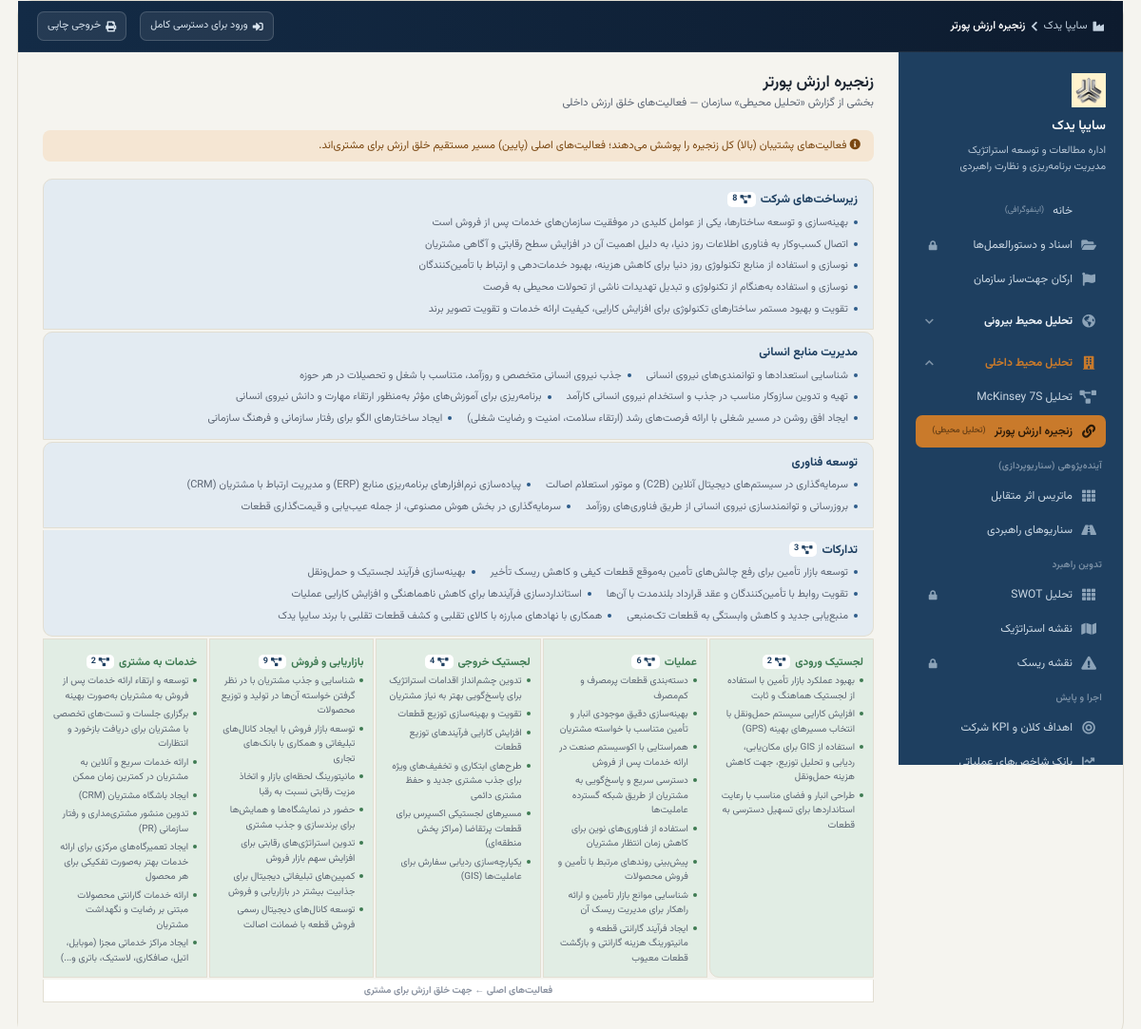
Screenshot of /value-chain/ with the database file from the repository.
### strategic/models.py (models this page shows, shortened)
class ValueChainActivity(models.Model):
    ACTIVITY_CHOICES = [
        ("infra", "زیرساخت‌های شرکت"),
        ("hr", "مدیریت منابع انسانی"),
        ("tech", "توسعه فناوری"),
        ("procurement", "تدارکات"),
        ("inbound", "لجستیک ورودی"),
        ("operations", "عملیات"),
        ("outbound", "لجستیک خروجی"),
        ("marketing", "بازاریابی و فروش"),
        ("service", "خدمات به مشتری"),
    ]
    ACTIVITY_TYPE = {
        "infra": "support", "hr": "support", "tech": "support", "procurement": "support",
        "inbound": "primary", "operations": "primary", "outbound": "primary",
        "marketing": "primary", "service": "primary",
    }
    activity = models.CharField(max_length=20, choices=ACTIVITY_CHOICES, unique=True, verbose_name="فعالیت")
    content = models.TextField(blank=True, verbose_name="اقدامات/محتوا (هر خط یک مورد)")
    updated_at = models.DateTimeField(auto_now=True)
    class Meta:
        verbose_name = "فعالیت زنجیره ارزش پورتر"
        verbose_name_plural = "زنجیره ارزش پورتر"
    @property
    def activity_type(self):
        return self.ACTIVITY_TYPE.get(self.activity, "primary")
    @property
    def content_list(self):
        return [c.strip() for c in self.content.splitlines() if c.strip()]

### strategic/views.py (the view, shortened to what this page needs)
# urls.py: path("value-chain/", views.value_chain, name="value_chain"),
def value_chain(request):
    for key, _ in ValueChainActivity.ACTIVITY_CHOICES:
        ValueChainActivity.objects.get_or_create(activity=key)
    activities = list(ValueChainActivity.objects.all().prefetch_related("swot_items__business_unit"))
    swot_code_map = _swot_code_map()
    for a in activities:
        for si in a.swot_items.all():
            si.swot_code = swot_code_map.get(si.pk, "")
    order = list(dict(ValueChainActivity.ACTIVITY_CHOICES).keys())
    activities.sort(key=lambda a: order.index(a.activity))
    primary = [a for a in activities if a.activity_type == "primary"]
    support = [a for a in activities if a.activity_type == "support"]
    return render(request, "strategic/value_chain.html", {
        "active_page": "value_chain", "primary": primary, "support": support, "form": ValueChainActivityForm(),
    })

### strategic/jalali_utils.py (called while the page is built)
def jalali_today_str():
    latin = jdatetime.date.today().strftime("%Y/%m/%d")
    return "".join(PERSIAN_DIGITS[int(ch)] if ch.isdigit() else ch for ch in latin)

### strategic/templatetags/jalali_tags.py (called while the page is built)
@register.simple_tag
def jalali_now():
    return jalali_today_str()

### strategic/views.py (called while the page is built)
def _swot_code_map():
    code_map, counters = {}, {}
    items = SWOTItem.objects.all().order_by("business_unit_id", "category", "-weight", "created_at")
    for si in items:
        key = (si.business_unit_id, si.category)
        counters[key] = counters.get(key, 0) + 1
        code_map[si.pk] = f"{si.category.upper()}{counters[key]}"
    return code_map

### templates/strategic/value_chain.html (shortened to what this page needs)
{% extends "strategic/base.html" %}
{% load static %}
{% block crumb %}زنجیره ارزش پورتر{% endblock %}
{% block content %}
<div class="topbar">
  <div><h1>زنجیره ارزش پورتر</h1><div class="sub">بخشی از گزارش «تحلیل محیطی» سازمان — فعالیت‌های خلق ارزش داخلی</div></div>
</div>
<div class="vc-note"><i class="fa-solid fa-circle-info"></i> فعالیت‌های پشتیبان (بالا) کل زنجیره را پوشش می‌دهند؛ فعالیت‌های اصلی (پایین) مسیر مستقیم خلق ارزش برای مشتری‌اند.</div>
<div class="vc-support">
  {% for a in support %}
  <div class="vc-band">
    <div class="b-head">
      <span class="b-title">{{ a.get_activity_display }}{% if a.swot_items.all %}<span class="used-badge" title="{% for si in a.swot_items.all %}● {{ si.business_unit.name }} — {{ si.swot_code }} ({{ si.get_category_display }}): {{ si.text }}{% if not forloop.last %}&#10;{% endif %}{% endfor %}"><i class="fa-solid fa-diagram-project"></i> {{ a.swot_items.all|length }}</span>{% endif %}</span>
    </div>
    <ul>{% for c in a.content_list %}<li>{{ c }}</li>{% empty %}<li style="opacity:.6;">ثبت نشده</li>{% endfor %}</ul>
  </div>
  {% endfor %}
</div>
<div class="vc-primary">
  {% for a in primary %}
  <div class="vc-p-card">
    <div class="b-head" style="justify-content:center;position:relative;">
      <span class="b-title">{{ a.get_activity_display }}{% if a.swot_items.all %}<span class="used-badge" title="{% for si in a.swot_items.all %}● {{ si.business_unit.name }} — {{ si.swot_code }} ({{ si.get_category_display }}): {{ si.text }}{% if not forloop.last %}&#10;{% endif %}{% endfor %}"><i class="fa-solid fa-diagram-project"></i> {{ a.swot_items.all|length }}</span>{% endif %}</span>
    </div>
    <ul>{% for c in a.content_list %}<li>{{ c }}</li>{% empty %}<li style="opacity:.6;">ثبت نشده</li>{% endfor %}</ul>
  </div>
  {% endfor %}
  <div class="vc-arrow">فعالیت‌های اصلی ← جهت خلق ارزش برای مشتری</div>
</div>
{% endblock %}

### static/css/strategic.css (style rules this page uses)
:root { --bg:#F5F4EF; --surface:#FFFFFF; --ink:#1B2430; --ink-soft:#5B6472; --ink-faint:#8B93A1; --primary:#2E5C8A; --primary-dark:#1E3F60; --primary-soft:#E3EBF2; --accent:#C97A2B; --accent-soft:#F5E6D3; --success:#3E7A52; --success-soft:#E1EDE4; --danger:#B0413E; --danger-soft:#FBEAEA; --purple:#6C56A3; --purple-soft:#ECE8F5; --teal:#1D7A73; --teal-soft:#DFF0EE; --coral:#B5583F; --coral-soft:#F7E3DC; --border:#E2DED2; --radius:10px; --radius-lg:14px; --shadow:0 1px 2px rgba(27,36,48,.05), 0 1px 1px rgba(27,36,48,.06); }
* { box-sizing:border-box; }
html,body { height:100%; }
body { margin:0;font-family:'Vazirmatn','IRANSans',Tahoma,'Segoe UI',sans-serif;background:var(--bg);color:var(--ink);direction:rtl; }
ul { list-style:none;margin:0;padding:0; }
.topbar { display:flex;align-items:center;justify-content:space-between;margin-bottom:20px;gap:14px;flex-wrap:wrap; }
.topbar h1 { font-size:17px;font-weight:600;margin:0; }
.topbar .sub { font-size:11.5px;color:var(--ink-soft);margin-top:3px; }

### templates/strategic/value_chain.html (style rules this page uses)
.vc-note { font-size:11.5px;color:var(--ink-faint);background:var(--accent-soft);color:#7A4711; padding:8px 14px;border-radius:8px;margin-bottom:18px; }
.vc-support { display:flex;flex-direction:column;gap:2px;margin-bottom:2px; }
.vc-band { background:var(--primary-soft);border:1px solid var(--border);border-radius:10px 10px 0 0; padding:12px 16px;position:relative; }
.vc-band:last-child { border-radius:0 0 10px 10px;border-top:none; }
.vc-band .b-head { display:flex;align-items:center;justify-content:space-between;margin-bottom:6px; }
.vc-band .b-title { font-size:12.5px;font-weight:800;color:var(--primary-dark); }
.used-badge { display:inline-flex;align-items:center;gap:3px;font-size:9px;font-weight:700; background:#fff;color:var(--primary-dark);border-radius:5px;padding:1px 5px;margin-inline-start:5px; }
.vc-band ul { list-style:none;margin:0;padding:0;display:flex;flex-wrap:wrap;gap:5px 16px; }
.vc-band li { font-size:11px;line-height:1.6;color:var(--ink-soft);padding-right:10px;position:relative; }
.vc-band li::before { content:"";position:absolute;right:0;top:.55em;width:4px;height:4px;border-radius:50%;background:var(--primary); }
.vc-primary { display:grid;grid-template-columns:repeat(5,1fr);gap:2px;margin-top:2px; }
.vc-p-card { background:var(--success-soft);border:1px solid var(--border);padding:12px 10px;position:relative; }
.vc-p-card:first-child { border-radius:0 0 0 10px; }
.vc-p-card .b-title { font-size:11.5px;font-weight:800;color:var(--success);margin-bottom:6px;text-align:center; }
.vc-p-card ul { list-style:none;margin:0;padding:0;display:flex;flex-direction:column;gap:4px; }
.vc-p-card li { font-size:10px;line-height:1.55;color:var(--ink-soft);padding-right:9px;position:relative; }
.vc-p-card li::before { content:"";position:absolute;right:0;top:.5em;width:4px;height:4px;border-radius:50%;background:var(--success); }
.vc-arrow { grid-column:1/-1;text-align:center;font-size:10px;color:var(--ink-faint);padding:4px 0;font-weight:700; background:#fff;border:1px solid var(--border);border-top:none; }

### rows the page displays
ValueChainActivity: activity "زیرساخت‌های شرکت", swot_items.all|length "8", content_list "بهینه‌سازی و توسعه ساختارها، یکی از عوامل کلیدی در موفقیت سازمان‌های خدمات پس از فروش است" "اتصال کسب‌وکار به فناوری اطلاعات روز دنیا، به دلیل اهمیت آن در افزایش سطح رقابتی و آگاهی مشتریان" "نوسازی و استفاده از منابع تکنولوژی روز دنیا برای کاهش هزینه، بهبود خدمات‌دهی و ارتباط با تأمین‌کنندگان" "نوسازی و استفاده به‌هنگام از تکنولوژی و تبدیل تهدیدات ناشی از تحولات محیطی به فرصت" "تقویت و بهبود مستمر ساختارهای تکنولوژی برای افزایش کارایی، کیفیت ارائه خدمات و تقویت تصویر برند"
ValueChainActivity: activity "مدیریت منابع انسانی", content_list "شناسایی استعدادها و توانمندی‌های نیروی انسانی" "جذب نیروی انسانی متخصص و روزآمد، متناسب با شغل و تحصیلات در هر حوزه" "تهیه و تدوین سازوکار مناسب در جذب و استخدام نیروی انسانی کارآمد" "برنامه‌ریزی برای آموزش‌های مؤثر به‌منظور ارتقاء مهارت و دانش نیروی انسانی" "ایجاد افق روشن در مسیر شغلی با ارائه فرصت‌های رشد (ارتقاء سلامت، امنیت و رضایت شغلی)" "ایجاد ساختارهای الگو برای رفتار سازمانی و فرهنگ سازمانی"
ValueChainActivity: activity "توسعه فناوری", content_list "سرمایه‌گذاری در سیستم‌های دیجیتال آنلاین (C2B) و موتور استعلام اصالت" "پیاده‌سازی نرم‌افزارهای برنامه‌ریزی منابع (ERP) و مدیریت ارتباط با مشتریان (CRM)" "بروزرسانی و توانمندسازی نیروی انسانی از طریق فناوری‌های روزآمد" "سرمایه‌گذاری در بخش هوش مصنوعی، از جمله عیب‌یابی و قیمت‌گذاری قطعات"
ValueChainActivity: activity "تدارکات", swot_items.all|length "3", content_list "توسعه بازار تأمین برای رفع چالش‌های تأمین به‌موقع قطعات کیفی و کاهش ریسک تأخیر" "بهینه‌سازی فرآیند لجستیک و حمل‌ونقل" "تقویت روابط با تأمین‌کنندگان و عقد قرارداد بلندمدت با آن‌ها" "استانداردسازی فرآیندها برای کاهش ناهماهنگی و افزایش کارایی عملیات" "منبع‌یابی جدید و کاهش وابستگی به قطعات تک‌منبعی" "همکاری با نهادهای مبارزه با کالای تقلبی و کشف قطعات تقلبی با برند سایپا یدک"
ValueChainActivity: activity "لجستیک ورودی", swot_items.all|length "2", content_list "بهبود عملکرد بازار تأمین با استفاده از لجستیک هماهنگ و ثابت" "افزایش کارایی سیستم حمل‌ونقل با انتخاب مسیرهای بهینه (GPS)" "استفاده از GIS برای مکان‌یابی، ردیابی و تحلیل توزیع، جهت کاهش هزینه حمل‌ونقل" "طراحی انبار و فضای مناسب با رعایت استانداردها برای تسهیل دسترسی به قطعات"
ValueChainActivity: activity "عملیات", swot_items.all|length "6", content_list "دسته‌بندی قطعات پرمصرف و کم‌مصرف" "بهینه‌سازی دقیق موجودی انبار و تأمین متناسب با خواسته مشتریان" "همراستایی با اکوسیستم صنعت در ارائه خدمات پس از فروش" "دسترسی سریع و پاسخ‌گویی به مشتریان از طریق شبکه گسترده عاملیت‌ها" "استفاده از فناوری‌های نوین برای کاهش زمان انتظار مشتریان" "پیش‌بینی روندهای مرتبط با تأمین و فروش محصولات" "شناسایی موانع بازار تأمین و ارائه راهکار برای مدیریت ریسک آن" "ایجاد فرآیند گارانتی قطعه و مانیتورینگ هزینه گارانتی و بازگشت قطعات معیوب"
ValueChainActivity: activity "لجستیک خروجی", swot_items.all|length "4", content_list "تدوین چشم‌انداز اقدامات استراتژیک برای پاسخ‌گویی بهتر به نیاز مشتریان" "تقویت و بهینه‌سازی توزیع قطعات" "افزایش کارایی فرآیندهای توزیع قطعات" "طرح‌های ابتکاری و تخفیف‌های ویژه برای جذب مشتری جدید و حفظ مشتری دائمی" "مسیرهای لجستیکی اکسپرس برای قطعات پرتقاضا (مراکز پخش منطقه‌ای)" "یکپارچه‌سازی ردیابی سفارش برای عاملیت‌ها (GIS)"
ValueChainActivity: activity "بازاریابی و فروش", swot_items.all|length "9", content_list "شناسایی و جذب مشتریان با در نظر گرفتن خواسته آن‌ها در تولید و توزیع محصولات" "توسعه بازار فروش با ایجاد کانال‌های تبلیغاتی و همکاری با بانک‌های تجاری" "مانیتورینگ لحظه‌ای بازار و اتخاذ مزیت رقابتی نسبت به رقبا" "حضور در نمایشگاه‌ها و همایش‌ها برای برندسازی و جذب مشتری" "تدوین استراتژی‌های رقابتی برای افزایش سهم بازار فروش" "کمپین‌های تبلیغاتی دیجیتال برای جذابیت بیشتر در بازاریابی و فروش" "توسعه کانال‌های دیجیتال رسمی فروش قطعه با ضمانت اصالت"
ValueChainActivity: activity "خدمات به مشتری", swot_items.all|length "2", content_list "توسعه و ارتقاء ارائه خدمات پس از فروش به مشتریان به‌صورت بهینه" "برگزاری جلسات و تست‌های تخصصی با مشتریان برای دریافت بازخورد و انتظارات" "ارائه خدمات سریع و آنلاین به مشتریان در کمترین زمان ممکن" "ایجاد باشگاه مشتریان (CRM)" "تدوین منشور مشتری‌مداری و رفتار سازمانی (PR)" "ایجاد تعمیرگاه‌های مرکزی برای ارائه خدمات بهتر به‌صورت تفکیکی برای هر محصول" "ارائه خدمات گارانتی محصولات مبتنی بر رضایت و نگهداشت مشتریان" "ایجاد مراکز خدماتی مجزا (موبایل، اتیل، صافکاری، لاستیک، باتری و...)"
